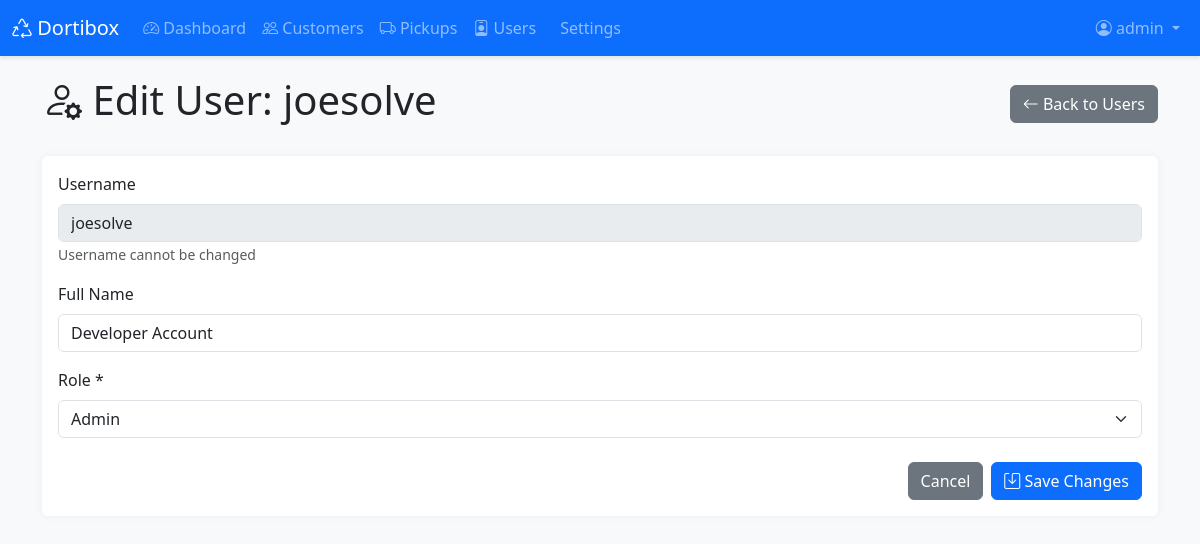
The app's page /admin/users/edit/3 (signed in), older data.
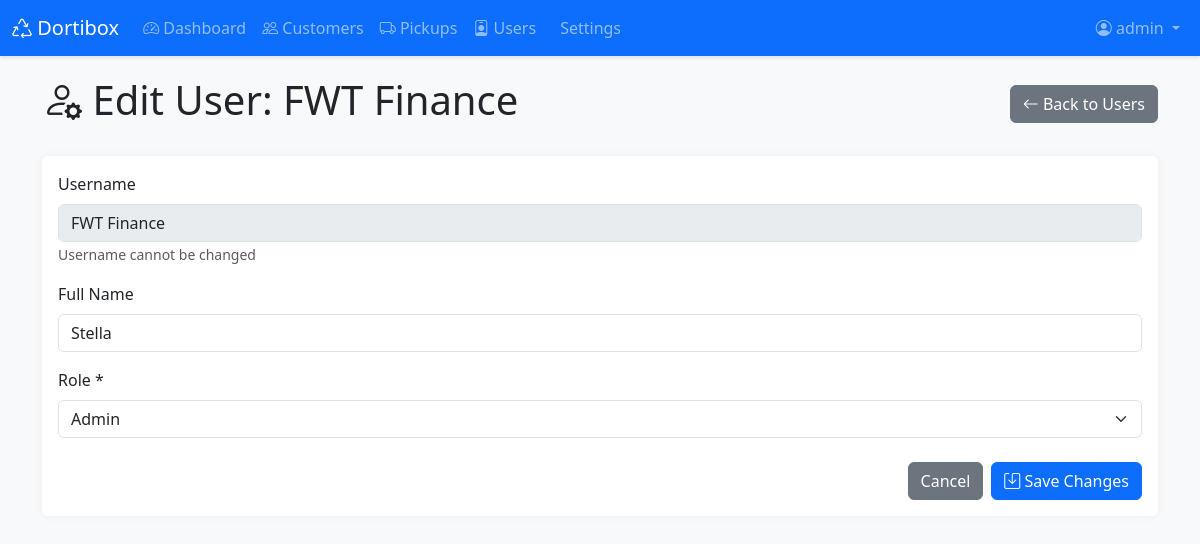
The same page, newer data.
### app.py (models this page shows, shortened)
class User(db.Model):
    id = db.Column(db.Integer, primary_key=True)
    username = db.Column(db.String(80), unique=True, nullable=False)
    password_hash = db.Column(db.String(200), nullable=False)
    role = db.Column(db.String(20), nullable=False)
    full_name = db.Column(db.String(100))
    assigned_wards = db.relationship('CollectorWard', backref='user', lazy=True, cascade='all, delete-orphan')
    def get_ward_names(self):
        return [cw.ward for cw in self.assigned_wards]

### app.py (the view, shortened to what this page needs)
@app.route('/admin/users/edit/<int:id>', methods=['GET', 'POST'])
@admin_required
def edit_user(id):
    user = User.query.get_or_404(id)
    wards = db.session.query(Customer.ward).filter(Customer.ward.isnot(None), Customer.ward != '').distinct().order_by(Customer.ward).all()
    wards = [w[0] for w in wards]
    user_wards = user.get_ward_names()
    return render_template('edit_user.html', user=user, wards=wards, user_wards=user_wards)

### app.py (called while the page is built)
@app.context_processor
def inject_now():
    return {
        'now': datetime.now,
        'abs': abs  # Add abs function
    }

def admin_required(f):
    @wraps(f)
    def decorated_function(*args, **kwargs):
        if 'user_id' not in session:
            flash('Please log in to access this page.', 'warning')
            return redirect(url_for('login'))
        user = User.query.get(session['user_id'])
        if user.role != 'admin':
            flash('You do not have permission to access this page.', 'danger')
            return redirect(url_for('dashboard'))
        return f(*args, **kwargs)
    return decorated_function

### templates/edit_user.html (shortened to what this page needs)
{% extends "base.html" %}
{% block content %}
<div class="container">
    <div class="d-flex justify-content-between align-items-center mb-4">
        <h1><i class="bi bi-person-gear"></i> Edit User: {{ user.username }}</h1>
        <a href="{{ url_for('admin_users') }}" class="btn btn-secondary">
            <i class="bi bi-arrow-left"></i> Back to Users
        </a>
    </div>
    <div class="card">
        <div class="card-body">
            <form method="POST">
                <div class="mb-3">
                    <label class="form-label">Username</label>
                    <input type="text" class="form-control" value="{{ user.username }}" disabled>
                    <small class="text-muted">Username cannot be changed</small>
                </div>
                <div class="mb-3">
                    <label for="full_name" class="form-label">Full Name</label>
                    <input type="text" class="form-control" id="full_name" name="full_name" value="{{ user.full_name or '' }}">
                </div>
                <div class="mb-3">
                    <label for="role" class="form-label">Role *</label>
                    <select class="form-select" id="role" name="role" required onchange="toggleWardSelect()">
                        <option value="admin" {% if user.role == 'admin' %}selected{% endif %}>Admin</option>
                    </select>
                </div>
                <div class="d-grid gap-2 d-md-flex justify-content-md-end mt-4">
                    <a href="{{ url_for('admin_users') }}" class="btn btn-secondary">Cancel</a>
                    <button type="submit" class="btn btn-primary">
                        <i class="bi bi-save"></i> Save Changes
                    </button>
                </div>
            </form>
        </div>
    </div>
</div>
{% endblock %}

Row changes from the older to the newer data that the page shows:
changed User "Admin": username "joesolve" → "FWT Finance"; full_name "Developer Account" → "Stella"
